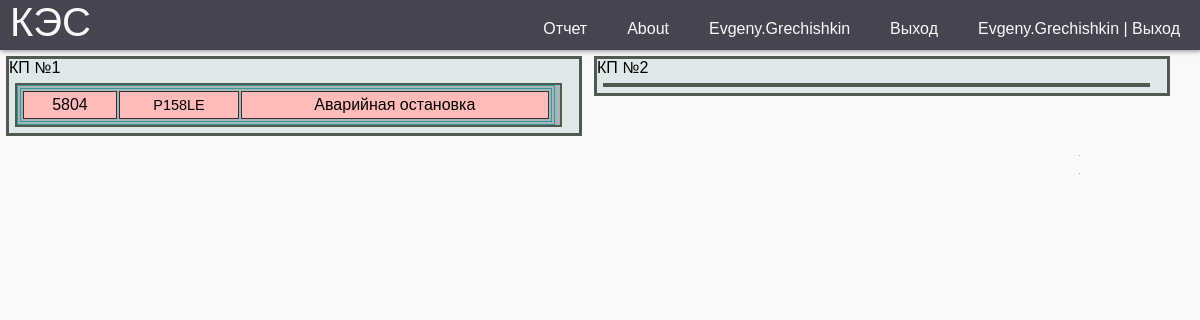
The page /object_kes/2/ (signed in) on the database its author committed.
### report/models.py (models this page shows, shortened)
class Location(models.Model):
    name = models.CharField(max_length=30)
    object_kes = models.ForeignKey(ObjectKES, on_delete=models.SET_NULL, null=True)
    operator = models.ForeignKey(get_user_model(),
                               on_delete=models.SET_NULL,
                               related_name='operator_area',
                               null=True, default=None)
    address = models.CharField(max_length=250, blank=True)
    class Meta:
        verbose_name = 'Участок'
        verbose_name_plural = 'Участок'

class CreateDGU(models.Model):
    name = models.CharField(max_length=30, verbose_name="Номер Дгу")
    hours = models.FloatField(null=True, default=0, verbose_name='МотоЧасы')
    maker_dvs = models.ForeignKey(Maker, on_delete=models.SET_NULL, null=True, blank=True, verbose_name="Производитель")
    long_name = models.CharField(max_length=30, null=True, blank=True, verbose_name="Название Дгу")
    post_name = models.ForeignKey(Post, on_delete=models.SET_NULL, null=True, blank=True, verbose_name="Название поста")
    dvs = models.ForeignKey(DVS, on_delete=models.SET_NULL, null=True, blank=True, verbose_name="ДВС")
    alternator = models.ForeignKey(Alternator, on_delete=models.SET_NULL, null=True, blank=True, verbose_name="Генератор")
    location = models.ForeignKey(Location, on_delete=models.SET_NULL, null=True, blank=True, verbose_name="Обьект")
    work = models.BooleanField(default=False, verbose_name='в Работе')
    status = models.ForeignKey(Status, on_delete=models.SET_NULL, null=True, verbose_name="Состояние")
    emkost_nak = models.ForeignKey(TK, on_delete=models.SET_NULL, default=1,
                                   null=True, blank=True, verbose_name="Номер накопительной емкости")
    emkost_pit = models.ForeignKey(Emkost, on_delete=models.SET_NULL, default=1,
                                   null=True, blank=True, verbose_name="Номер питательной емкости")
    pump_meter = models.ForeignKey(Pump_meter, on_delete=models.SET_NULL, default=1,
                                   null=True, blank=True, verbose_name="Счетчик насоса")
    mercury = models.ForeignKey(Mercury, on_delete=models.SET_NULL, null=True, blank=True, default=1,
                                verbose_name="Счетчик меркурий")
    paralel = models.BooleanField(default=False, verbose_name='Паралель')
    koguch = models.BooleanField(default=False, verbose_name='Кожухное Исполнение')
    weight = models.PositiveIntegerField(null=True, blank=True, default=0, verbose_name='Вес кг')
    lsh = models.CharField(max_length=100, null=True, blank=True, verbose_name="Длинна * Ширина * Высота ")
    title = models.CharField(max_length=250, blank=True, verbose_name='Описание  проблем')
    data_to = models.DateField(blank=True, null=True,  verbose_name='Дата последнего ТО')
    motochas_to = models.PositiveIntegerField(null=True, blank=True,  verbose_name='Моточасы последнего ТО')
    interval_to = models.PositiveIntegerField(null=True, blank=True, default=300, verbose_name='Межсервисный интервал')
    nagruzka = models.BooleanField(default=True, verbose_name='Нагрузка')
    active = models.BooleanField(default=True, verbose_name='Активная Нагрузка')
    reactive = models.BooleanField(default=True, verbose_name='Реактивная Нагрузка')
    full_load = models.BooleanField(default=True, verbose_name='Полная Нагрузка')
    l1 = models.BooleanField(default=True, verbose_name='L1')
    l2 = models.BooleanField(default=True, verbose_name='L2')
    l3 = models.BooleanField(default=True, verbose_name='L3')
    voltage = models.BooleanField(default=True, verbose_name='Напряжение')
    frequency = models.BooleanField(default=True, verbose_name='Частота')
    dmasla = models.BooleanField(default=True, verbose_name='Давление масла')
    tog = models.BooleanField(default=True, verbose_name='Темп. Охл. Жидкости')
    akb = models.BooleanField(default=True, verbose_name='АКБ')
    primechanie = models.BooleanField(default=True, verbose_name='Примечания')
    tk_nak = models.BooleanField(default=True, verbose_name='ТК')
    emk_pit = models.BooleanField(default=True, verbose_name='Емкость питательная')
    pump_m = models.BooleanField(default=True, verbose_name='Счетчик Насоса')
    mrc = models.BooleanField(default=False, verbose_name='Меркурий')
    class Meta:
        verbose_name = 'ДГУ'
        verbose_name_plural = 'ДГУ'

class DVS(models.Model):
    model_dvs = models.ForeignKey(DVSmodel, on_delete=models.SET_NULL, blank=True, null=True, verbose_name="ДВС")
    sn = models.CharField(max_length=70, blank=True, verbose_name='Серейный номер')
    engine_hours = models.FloatField(default=0, null=True, verbose_name="Моточасы")
    title = models.CharField(max_length=250, blank=True, verbose_name='Описание')
    class Meta:
        verbose_name = 'ДВС'
        verbose_name_plural = 'ДВС'

class DVSmodel(models.Model):
    model_dvs = models.CharField(blank=True, max_length=30, verbose_name='Модель ДВС')
    maker_dvs = models.ForeignKey(Maker, on_delete=models.SET_NULL, null=True, verbose_name="Производитель")
    power = models.IntegerField(blank=True, verbose_name="Мощьность ДВС")
    cylinders = models.IntegerField(blank=True, verbose_name="Количество цилиндров")
    volume = models.DecimalField(blank=True, null=True, max_digits=5, decimal_places=2,  verbose_name="Объем ДВС")
    weight = models.PositiveIntegerField(null=True, blank=True, default=0, verbose_name='Вес кг')
    title = models.CharField(max_length=250, blank=True, verbose_name='Описание')
    class Meta:
        verbose_name = 'Модель ДВС'
        verbose_name_plural = 'Модель ДВС'

### report/views.py (the view)
# urls.py: path("object_kes/<int:id>/", object_kes, name='object_kes'),
@login_required
def object_kes(request, id):
    dgus = CreateDGU.objects.all()
    location = Location.objects.filter(object_kes=id)
    object_kes = ObjectKES.objects.get(id=id)
    return render(request, "object_kes.html", {'dgus': dgus,
                                               'location': location, 'object_kes': object_kes})

### report/templates/object_kes.html (shortened to what this page needs)
{% extends 'base.html' %}
{% load static %}
{% block css %}
    <link rel="stylesheet" href="{% static 'style/style.css' %}">
    <link rel="stylesheet" href="{% static 'style/style_index.css' %}">
{% endblock css %}
{% block content %}
<main>
    {% for lct in location %}
        <div class="blok_1  inline">
            <p><a href="{% url 'area' lct.id %}">{{ lct.name }}</a></p>
            <div class="blok_3">
                {% for dgu in dgus %}
                    {% if lct.id == dgu.location.id %}
                    <table border="1" width="99%">
                        <tr>
                            {% if dgu.status.id == 2 %}
                                <td class="st1 dgu_status_avar"><a href="{% url 'dgu' dgu.id %}" >{{dgu.name}}</a></td>
                            {% elif  dgu.status.id == 3 %}
                                <td class="st1 dgu_status_rem"><a href="{% url 'dgu' dgu.id %}" >{{dgu.name}}</a></td>
                            {% elif not dgu.work %}
                                <td class="st1 dgu_status_res"><a href="{% url 'dgu' dgu.id %}" >{{dgu.name}}</a></td>
                            {% elif dgu.work %}
                                <td class="st1 dgu_status_rab" ><a href="{% url 'dgu' dgu.id %}" >{{dgu.name}}</a></td>
                            {% endif %}
                            {% if dgu.work and dgu.status.id == 1 %}
                                <td class="st2">{{dgu.dvs.model_dvs.model_dvs}}</td>
                            {% elif not dgu.work and dgu.status.id == 1 %}
                                <td class="st2 dgu_status_res">{{dgu.dvs.model_dvs.model_dvs}}</td>
                            {% elif dgu.status.id == 2 %}
                                <td class="st2 dgu_status_avar">{{dgu.dvs.model_dvs.model_dvs}}</td>
                            {% elif dgu.status.id == 3 %}
                                <td class="st2 dgu_status_rem">{{dgu.dvs.model_dvs.model_dvs}}</td>
                            {% elif dgu.status.id == 4 %}
                                <td class="st2 dgu_status_rem">{{dgu.dvs.model_dvs.model_dvs}}</td>
                            {% elif dgu.status.id == 5 %}
                                <td class="st2 dgu_status_rem">{{dgu.dvs.model_dvs.model_dvs}}</td>
                            {% else %}<td> </td>
                            {% endif %}
                            {% if dgu.work and dgu.status.id == 1 %}
                                <td class="st3">В Работе</td>
                            {% elif not dgu.work and dgu.status.id == 1 %}
                                <td class="st3 dgu_status_res">Резерв</td>
                            {% elif dgu.status.id == 2 %}
                                <td class="st3 dgu_status_avar">Аварийная остановка</td>
                            {% elif dgu.status.id == 3 %}
                                <td class="st3 dgu_status_rem">Ремонт</td>
                            {% elif dgu.status.id == 4 %}
                                <td class="st3 dgu_status_rem">Требуется незн. ремонт</td>
                            {% elif dgu.status.id == 5 %}
                                <td class="st3 dgu_status_rem">Требуется ТО</td>
                            {% else %}<td> </td>
                            {% endif %}
                        </tr></table>
                    {% endif %}
                {% endfor %}
            </div>
        </div>
    {% endfor %}
</main>
{% endblock content %}

### report/templates/base.html (shortened to what this page needs)
<!DOCTYPE html>
{% load static %}
<html lang="ru">
<head>
    {% block css %}{% endblock css %}
</head>
<body>
    <header class="header">
         <a href="{%url 'index'%}" class="logo">КЭС</a>
        <nav class="nav">
            <ul class="menu">
                {% if user.is_authenticated %}
                <li><a href="{%url 'create_dgu'%}">Отчет</a></li>
                <li><a href="#">About</a></li>
                <li><a href="admin/">{{user.username}}</a></li>
                <li><a href="{%url 'users:logout'%}">Выход</a></li>
                <li><a href="{%url 'users:logout'%}">{{user.username}} | Выход</a></li>
                {% else %}
                <li><a href="{%url 'users:login'%}">Авторизация</a></li>
                {% endif %}
            </ul>
        </nav>
    </header>
    {% block content %}{% endblock content %}
</body>
</html>

### report/static/style/style.css (style rules this page uses)
:root { --white: #f9f9f9; --black: #464451; --grey: #85888C; }
* { margin: 0; padding: 0; box-sizing: border-box; }
body { background-color: var(--white); font-family: "Poppins", sans-serif; }
a { text-decoration: none; }
ul { list-style: none; }
.header { background-color: var(--black); box-shadow: 1px 1px 5px 0px var(--grey); position: sticky; top: 0; width: 100%; height: 50px; }
.logo { display: inline-block; color: var(--white); font-size: 40px; margin-left: 10px; }
.nav { width: 100%; height: 100%; position: fixed; background-color: var(--black); overflow: hidden; }
.menu a { display: block; padding: 20px; color: var(--white); }
.nav { max-height: 0; transition: max-height .5s ease-out; }
td, th { margin: 5px; padding: 5px; }
@media (min-width: 768px) { .nav { max-height: 70px; top: 0; position: relative; float: right; width: fit-content; background-color: transparent; } }
@media (min-width: 768px) { .menu li { float: left; } }

### report/static/style/style_index.css (style rules this page uses)
main a { color: #000; }
main a:-webkit-any-link { color: #000; }
.inline { width: 31%; margin: 6px; float: left; }
.blok_1 { background-color: #DEE8E8; border: 3px solid rgb(81, 90, 81); }
.blok_3 { width: 96%; margin: 6px; background-color: rgb(168, 181, 184); border: 2px solid rgb(81, 90, 81); text-align: center; }
table { border: 4px double #399; }
td { background: #BFFFDD; border: 1px solid #333; empty-cells: hide; padding: 4px; }
.st1 { width: 18%; }
.st2 { width: 23%; font-size: 90%; }
.dgu_status_avar { background: #FFBABA; }
@media (max-width: 1220px) { .inline { width: 48%; } }

### rows shown on the page
Location: name "КП №1"
CreateDGU: name "5804", dvs.model_dvs.model_dvs "Р158LE", work "Аварийная остановка"
Location: name "КП №2"

### other values the page prints
{{ user.username }} "Evgeny.Grechishkin"
